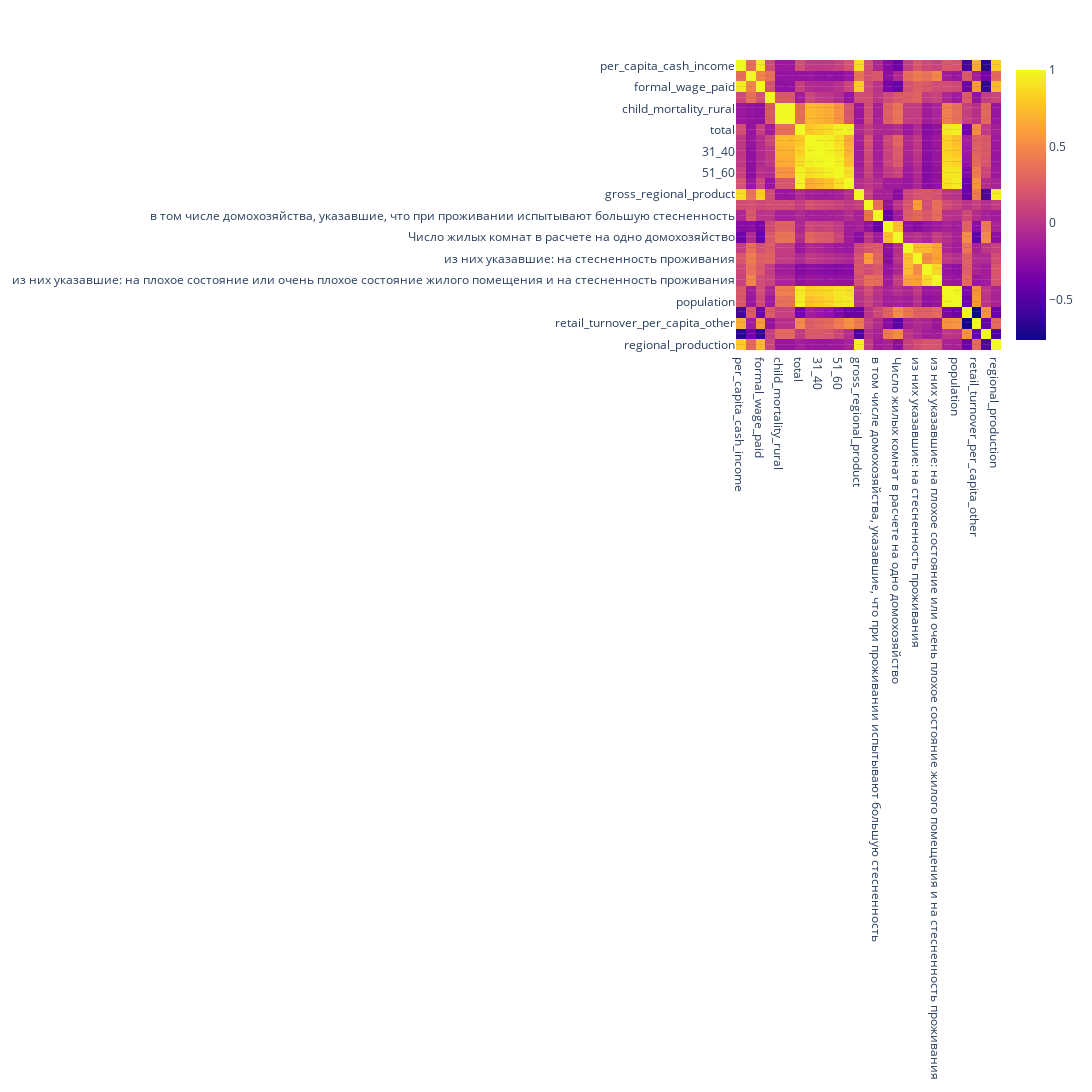

Notebook code cell kept with this figure:
### Markdown cell above
Здесь необходимо построить таблице корреляции.

### Code cell
fig = px.imshow(data.corr(numeric_only=True), 
                text_auto=True, aspect="auto",
                # width=40,
                # height=100
                )
fig.update_layout(width=1500, height=1500)

fig.show()

### Figure 1 — Plotly figure (JSON) as saved in the notebook; plotly's stock layout.template omitted (floating-point values rounded to 4 significant figures; data arrays with more than 128 entries replaced by an {"elided": "..."} marker saying what was removed)
{"data": [{"coloraxis": "coloraxis", "hovertemplate": "x: %{x}<br>y: %{y}<br>color: %{z}<extra></extra>", "name": "0", "texttemplate": "%{z}", "type": "heatmap", "x": ["per_capita_cash_income", "per_capita_cash_income_real_incomes", "formal_wage_paid", "formal_wage_paid_real_pay", "child_mortality_rural", "child_mortality_urban", "total", "18_30", "31_40", "41_50", "51_60", "60_", "gross_regional_product", "в том числе домохозяйства, указавшие, что при проживании испытывают определенную стесненность", "в том числе домохозяйства, указавшие, что при проживании испытывают большую стесненность", "Размер жилой площади в расчете на члена домохозяйства", "Число жилых комнат в расчете на одно домохозяйство", "из них домохозяйства, собирающиеся улучшить свои жилищные условия", "из них указавшие: на стесненность проживания", "из них указавшие: на плохое или очень плохое состояние жилого помещения", "из них указавшие: на плохое состояние или очень плохое состояние жилого помещения и на стесненность проживания", "middle_newborn", "population", "poverty_percent", "retail_turnover_per_capita_other", "welfare_expense_share_other", "regional_production"], "xaxis": "x", "y": ["per_capita_cash_income", "per_capita_cash_income_real_incomes", "formal_wage_paid", "formal_wage_paid_real_pay", "child_mortality_rural", "child_mortality_urban", "total", "18_30", "31_40", "41_50", "51_60", "60_", "gross_regional_product", "в том числе домохозяйства, указавшие, что при проживании испытывают определенную стесненность", "в том числе домохозяйства, указавшие, что при проживании испытывают большую стесненность", "Размер жилой площади в расчете на члена домохозяйства", "Число жилых комнат в расчете на одно домохозяйство", "из них домохозяйства, собирающиеся улучшить свои жилищные условия", "из них указавшие: на стесненность проживания", "из них указавшие: на плохое или очень плохое состояние жилого помещения", "из них указавшие: на плохое состояние или очень плохое состояние жилого помещения и на стесненность проживания", "middle_newborn", "population", "poverty_percent", "retail_turnover_per_capita_other", "welfare_expense_share_other", "regional_production"], "yaxis": "y", "z": {"elided": "27x27 float values"}}], "layout": {"coloraxis": {"colorscale": [[0, "#0d0887"], [0.1111, "#46039f"], [0.2222, "#7201a8"], [0.3333, "#9c179e"], [0.4444, "#bd3786"], [0.5556, "#d8576b"], [0.6667, "#ed7953"], [0.7778, "#fb9f3a"], [0.8889, "#fdca26"], [1, "#f0f921"]]}, "height": 1500, "margin": {"t": 60}, "width": 1500, "xaxis": {"anchor": "y", "domain": [0, 1]}, "yaxis": {"anchor": "x", "autorange": "reversed", "domain": [0, 1]}}}
